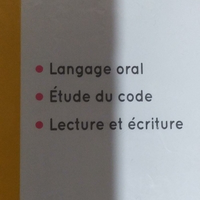
#> input picture Image2.png, 200 x 200 px
$ python Processor.py
#> lines starting #> are read from the running program, lines starting #| are printed output that depends on the picture
### utility.py
import numpy as np

'''Second derivative of x
it takes a matrix as parameter
and returns a matrix
'''


def derive2x(mat, m):
    d2x = np.zeros((m, m))
    for i in range(0, m-1):
        for j in range(0, m-1):
            d2x[i, j] = float(mat[i+1, j]) + \
                float(mat[i-1, j])-2*float(mat[i, j])
    return d2x


'''Second derivative of y
it takes a matrix as parameter
and returns a matrix
'''


def derive2y(mat, m):
    d2y = np.zeros((m, m))
    for i in range(0, m-1):
        for j in range(0, m-1):
            d2y[i, j] = float(mat[i, j+1]) + \
                float(mat[i, j-1])-2*float(mat[i, j])
    return d2y


# Calculating the operator Laplacian


def laplacian(mat, m):
    d2x = derive2x(mat, m)
    d2y = derive2y(mat, m)
    lap = np.zeros((m, m))
    for i in range(0, m-1):
        for j in range(0, m-1):
            lap[i, j] = d2x[i, j]+d2y[i, j]
    return lap

# Shadow equation


def Shadow(mat, m):
    l = np.zeros((m, m))
    for i in range(0, m-1):  # Calcul du log
        for j in range(0, m-1):
            l[i, j] = np.log(mat[i, j]+0.00001)

    t = 0.25
    db = np.zeros((m, m))
    db = l
    db2x = np.zeros((m, m))
    for n in range(0, 80):  # calcul du font
        db2x = laplacian(db, m)
        for i in range(0, m-1):
            for j in range(0, m-1):
                db[i, j] = db[i, j]+t*max(0, db2x[i, j])
    return db

# This function calculates the exp of each pixel and returns the matrix


def expI(mat, m):
    R = np.zeros((m, m))
    for i in range(0, m-1):
        for j in range(0, m-1):
            R[i, j] = np.exp(mat[i, j])

    return R

# This function makes sure we don't go over the 256 pixel


def normalisation(I, MaxI):
    deca = 0
    maxI = np.amax(np.amax(I))
    minI = np.amin(np.amin(I))
    I = MaxI*(I-minI)/(deca+(maxI-minI))
    return I

# This function calculates the log of every pixel of the image/matrix and returns it


def log(mar, m):
    l = np.zeros((m, m))
    for i in range(0, m-1):  # Calcul du log
        for j in range(0, m-1):
            l[i, j] = np.log(mar[i, j]+0.00001)
    return l

# Implementing the text equation   CleanText = initialImage - shadow


def text(mar, R, m):
    textss = np.zeros((m, m))
    for i in range(0, m-1):
        for j in range(0, m-1):
            textss[i, j] = mar[i, j]-R[i, j]

    return textss

### Processor.py
from PIL import Image
import numpy as np
import cv2
from utility import *

if __name__ == '__main__':
    img = cv2.imread("Image2.png")  # Reading the image
#> img is the input picture: shape (200, 200, 3); mean B, G, R 131.9, 135.7, 138.4

    im = Image.open("Image2.png")  # Opening the image

    # Converting the image from RGB(colored) into Gray image

    img = cv2.cvtColor(img, cv2.COLOR_RGB2GRAY)
#> img: shape (200, 200)

    mat = np.array(img)  # Creating an array/matrix from the image

    # Creating arrays/matrix filled with zeros that have the same size as the given image

    d2y = np.zeros(im.size)
    d2x = np.zeros(im.size)
    lap = np.zeros(im.size)
    l = np.zeros(im.size)

    # Getting the dimensions of the image

    [n, m] = im.size
#> n = 200; m = 200

    d2x = derive2x(mat, m)
#> after the loop in derive2x, `for i in range(0, m-1):`:
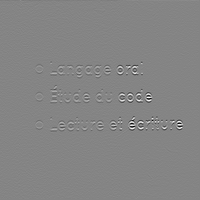
#> d2x: shape (200, 200) float64; min -195, max 179, mean 0; drawn with min black and max white

    d2y = derive2y(mat, m)
#> after the loop in derive2y, `for i in range(0, m-1):`:
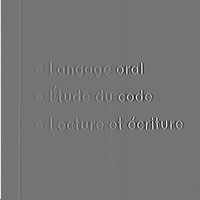
#> d2y: shape (200, 200) float64; min -167, max 199, mean 0.8; drawn with min black and max white

    lap = laplacian(mat, m)

    I = Shadow(mat, m)
#> the loop in Shadow, `for n in range(0, 80):` made 80 passes
#> pass 1, in Shadow, `db2x = laplacian(db, m)`:
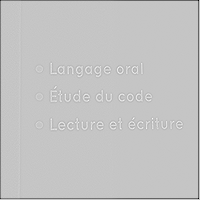
#> db2x: shape (200, 200) float64; min -10.77, max 3.15, mean -0.095; drawn with min black and max white
#> after the loop in Shadow, `for n in range(0, 80):`:
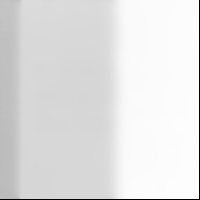
#> db: shape (200, 200) float64; min 0, max 5.41, mean 4.81; drawn with min black and max white

    mar = np.array(img)

    P = expI(mar, m)
#> after the loop in expI, `for i in range(0, m-1):`: R: shape (200, 200) float64; 99% of the values are NaN or infinite; the others: min 0, max 0, mean 0

    R = expI(I, m)
#> call 2 of expI, with m = 200
#> after the loop in expI (call 2), `for i in range(0, m-1):`:
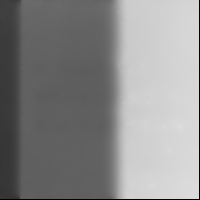
#> R: shape (200, 200) float64; min 0, max 224, mean 138.9

    R = normalisation(R, np.amax(mar))
#> in normalisation, `maxI = np.amax(np.amax(I))`: maxI = 224
#> in normalisation, `minI = np.amin(np.amin(I))`: minI = 0

    P = np.zeros(im.size)

    mar = np.array(img)

    l = log(mar, m)

    textss = text(l, I, m)

    textss = expI(textss, m)
#> call 3 of expI, with m = 200
#> after the loop in expI (call 3), `for i in range(0, m-1):`:
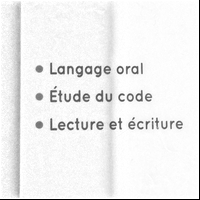
#> R: shape (200, 200) float64; min 0, max 1, mean 0.941

    textss = normalisation(textss, np.amax(mat))
#> call 2 of normalisation, with MaxI = 224
#> in normalisation (call 2), `maxI = np.amax(np.amax(I))`: maxI = 1
#> in normalisation (call 2), `I = MaxI*(I-minI)/(deca+(maxI-minI))`:
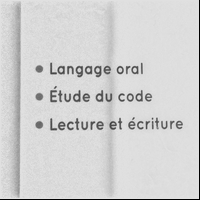
#> I: shape (200, 200) float64; min 0, max 224, mean 210.7

    # Saving the image with Clean text

    new_im7 = Image.fromarray(textss)
    if new_im7.mode != 'RGB':
        new_im7 = new_im7.convert('RGB')
#> new_im7: PIL image 200x200 RGB
    new_im7.save("text.png")

    # Saving the image with shadow only

    new_im6 = Image.fromarray(R)
    if new_im6.mode != 'RGB':
        new_im6 = new_im6.convert('RGB')
#> new_im6: PIL image 200x200 RGB
    new_im6.save("font.png")

$ run again, with Image1.png copied over Image2.png
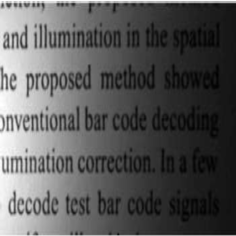
#> input picture Image1.png, 236 x 236 px
#> img is the input picture: shape (236, 236, 3); min 1, max 255, mean 88.8
#> img: shape (236, 236)
#> after the loop in Shadow, `for n in range(0, 80):`:
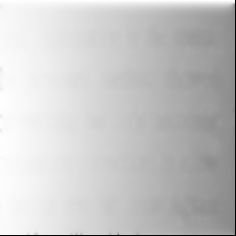
#> db: shape (236, 236) float64; min 0, max 5.54, mean 4.34; drawn with min black and max white
#> maxI = 255
#> minI = 0
#> after the loop in expI (call 3), `for i in range(0, m-1):`:
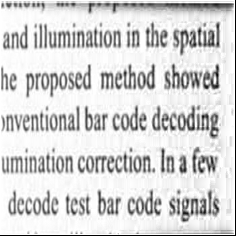
#> R: shape (236, 236) float64; min 0, max 1, mean 0.843
